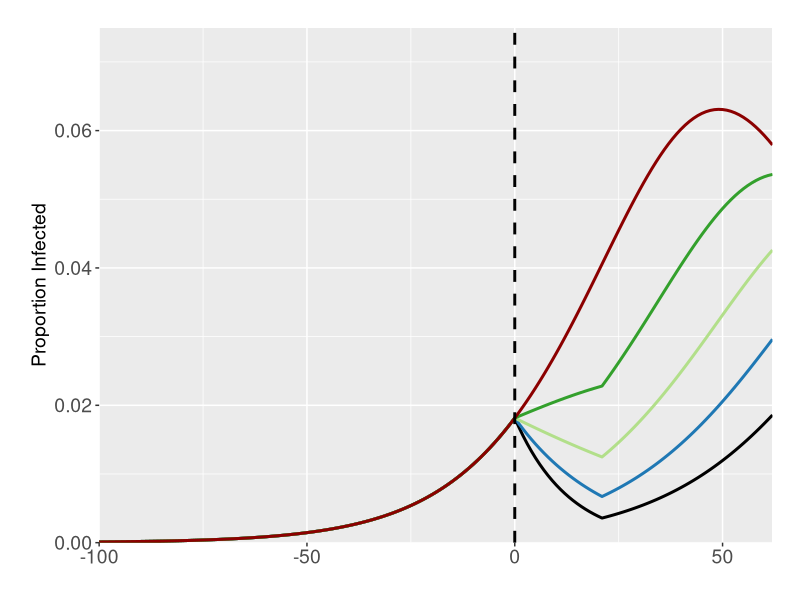

Reproduce this figure in R. (Note: this script raises an error after producing the figure.)
rm(list=ls())
library("deSolve"); library("ggplot2"); library("cowplot");library("reshape2"); library("dplyr"); library("RColorBrewer")

#Function for the generation time/(1/gamma) parameter
GenTime <- function(T2, R0) {
  G = T2 * ((R0-1)/log(2))
  return(G)
}

#### SIR Model ####
#### Exploring Week 3 and 12 Interventions - SIR Model - Will need to tweak code for each model output#### 

#Function to model intervention - currently set at baseline - added additional functionality to it
betastatdecrease <- function(time, int_timestart, int_timeend, effic_lock) {
  ifelse((time >= int_timestart & time <= int_timeend),
         (1.5*(1/(GenTime(4.6,2.4))))*effic_lock,
         (1.5*(1/(GenTime(4.6,2.4)))))
}

#Function for SIR ODEs with cumulative infection compartment
SIR1 <- function(time, state, parameters) {
  with(as.list(c(state, parameters)), {
    dS = - betastatdecrease(time,int_timestart,int_timeend, effic_lock)*S*I
    dI = betastatdecrease(time,int_timestart,int_timeend, effic_lock)*S*I - mu*I
    dR = mu*I 
    dC = betastatdecrease(time,int_timestart,int_timeend, effic_lock)*S*I
    return(list(c(dS,dI,dR, dC)))
  })
}

#Initial Conditions and Times
init <- c(S = 0.9999, I = 0.0001, R = 0, C = 0)
times <- seq(0,162,by = 1)
duration <- 3 # Duration of the intervention
effic <- c((1.5-(1.2*1))/1.5,
           (1.5-(1.2*0.75))/1.5,
           (1.5-(1.2*0.5))/1.5,
           (1.5-(1.2*0.25))/1.5,
           (1.5-(1.2*0))/1.5)

#Run the ODE for 3 and 12 Week Interventions
stats1 <- data.frame(matrix(nrow = 0, ncol = 6))
EfficPerc <- c("100%","75%","50%","25%","0%")

for(i in 1:length(effic)) {
  temp <- data.frame(matrix(nrow = length(seq(0,162)), ncol = 6))
  parms = c(mu = 1/(GenTime(4.6,2.4)), 
            int_timestart = 100, 
            int_timeend = 100 + (duration*7),
            effic_lock = effic[i])
  out1 <- data.frame(ode(y = init, func = SIR1, times = times, parms = parms))
  temp[,1] <- EfficPerc[i]
  temp[,2] <- c(seq(-100,0), seq(1,162-100))
  temp[,3] <- out1$I 
  temp[,4] <- out1$R 
  temp[,5] <- out1$C 
  temp[,6] <- betastatdecrease(times, 
                               as.numeric(parms[2]), 
                               as.numeric(parms[3]),
                               as.numeric(parms[4]))
  stats1 <- rbind(stats1, temp)
}



colnames(stats1) <- c("Lockdown_Efficacy", "Time", "Infec", "Recov", "Cum", "Beta")

stats1 <- melt(stats1, id.vars = c("Lockdown_Efficacy", "Time"), measure.vars = c("Infec", "Recov", "Cum", "Beta"))
stats1$Lockdown_Efficacy <- factor(stats1$Lockdown_Efficacy, levels = unique(stats1$Lockdown_Efficacy))

#Plotting 
p11 <- ggplot(data = stats1[which(stats1$variable == "Infec"),], aes(x = (Time), y = value, col = Lockdown_Efficacy)) + geom_line(size = 1.02, stat = "identity") +
  labs(x ="Time (Days)", y = "Proportion Infected") + scale_y_continuous(limits = c(0,0.075) ,  expand = c(0,0)) +
  theme(legend.position = "none", legend.title = element_blank(), axis.title.x = element_blank(), axis.text=element_text(size=14), axis.title.y=element_text(size=14),
        legend.spacing.x = unit(0.3, 'cm'), plot.margin=unit(c(0.7,0.7,0.8,0.8),"cm")) +
  scale_x_continuous(expand = c(0, 0)) + geom_vline(xintercept = 0, col = "black", size = 1, lty = 2)  +
  scale_color_manual(values=c("black", "#1F78B4", "#B2DF8A", "#33A02C", "darkred"))

p12 <- ggplot(data = stats1[which(stats1$variable == "Recov"),], aes(x = (Time), y = value, col = Lockdown_Efficacy)) + geom_line(size = 1.02, stat = "identity") +
  labs(x ="Time (Days)", y = "Proportion Recoved") + scale_y_continuous(limits = c(0,0.6) ,  expand = c(0,0)) +
  theme(legend.position = "none", legend.title = element_blank(), axis.title.x = element_blank(), axis.text=element_text(size=14), axis.title.y=element_text(size=14),
        legend.spacing.x = unit(0.3, 'cm'), plot.margin=unit(c(0.7,0.7,0.8,0.8),"cm")) + scale_color_manual(values=wes_palette(n=5, name="Darjeeling1")) +
  scale_x_continuous(expand = c(0, 0)) + geom_vline(xintercept = 0, col = "black", size = 1, lty = 2) +
  scale_color_manual(values=c("black", "#1F78B4", "#B2DF8A", "#33A02C",  "darkred"))

p21 <- ggplot(data = stats1[which(stats1$variable == "Beta"),], aes(x = (Time), y = value, col = Lockdown_Efficacy)) + geom_line(size = 1.02, stat = "identity") +
  labs(x ="Time Relative to Lockdown Date (Days)", y = expression(beta)) + scale_y_continuous(limits = c(0,0.3) ,  expand = c(0,0)) +
  theme(legend.position = "bottom" , axis.text=element_text(size=13), axis.title.y=element_text(size=14), axis.title.x=element_text(size=14),
        legend.spacing.x = unit(0.3, 'cm'), legend.title =element_text(size=14), legend.text=element_text(size=14), plot.margin=unit(c(0.7,0.7,0.8,0.8),"cm")) + 
  guides(size = guide_legend(title.position="top", title.hjust = 0.5, fill=guide_legend(nrow=2,byrow=TRUE)))  +
  scale_x_continuous(expand = c(0, 0)) + labs(color='Level of Compliance') +
  scale_color_manual(values=c("black", "#1F78B4", "#B2DF8A", "#33A02C",  "darkred"))

plot_grid(p11, p12, p21, align = "v", nrow = 3, rel_heights = c(0.3, 0.3, 0.25))
